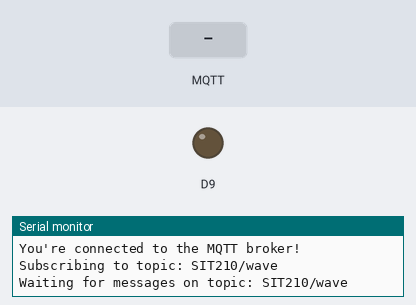
The sketch below on a simulated Arduino MKR. Shown: output pins drawn as LEDs (lit = HIGH), the last lines printed to the serial monitor. Dashed ring = blinking. The inputs (shaded band) are chosen by the test bench. WiFi joins after 1.5 s; servers stay silent unless stated; no MQTT or app messages arrive unless stated; not simulated (calls return 0 or success): arduino_secrets.h.

Above: at 2.7 s.
2.8 s: MQTT message "1" arrives on the first subscribed topic
At 2.9 s:
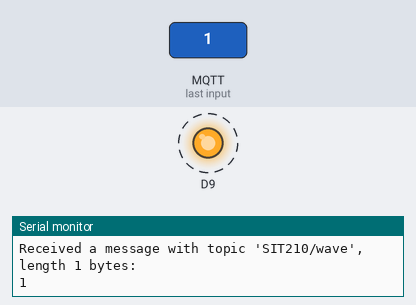
5.8 s: MQTT message "on" arrives on the first subscribed topic
At 7.6 s:
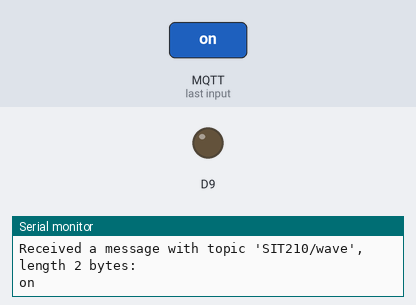
8.8 s: MQTT message "off" arrives on the first subscribed topic
At 8.9 s:
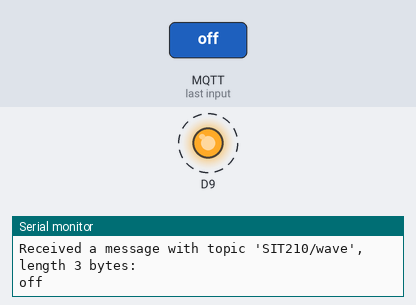
Timing chart, 0 to 11.8 s (numbered marks = the images above; inputs shaded):
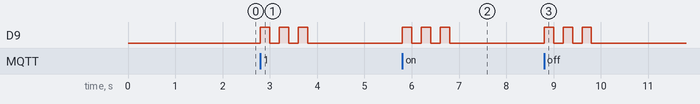

The sketch:

MQTT_receiver.ino
```cpp
/*
 * Task - To receive the wave detected by the sensor
 * By - Sahil Guglani
 */


#include <ArduinoMqttClient.h>
#if defined(ARDUINO_SAMD_MKRWIFI1010) || defined(ARDUINO_SAMD_NANO_33_IOT) || defined(ARDUINO_AVR_UNO_WIFI_REV2)
  #include <WiFiNINA.h>
#elif defined(ARDUINO_SAMD_MKR1000)
  #include <WiFi101.h>
#elif defined(ARDUINO_ARCH_ESP8266)
  #include <ESP8266WiFi.h>
#elif defined(ARDUINO_ARCH_ESP32)
  #include <WiFi.h>
#endif

#include "arduino_secrets.h"
//sensitive data or wifi credentials
char ssid[] = "iphone";    // your network SSID (name)
char pass[] = "asdfghjkl";    // your network password (use for WPA, or use as key for WEP)

/*
To connect with SSL/TLS:
1) Change WiFiClient to WiFiSSLClient.
2) Change port value from 1883 to 8883.
3) Change broker value to a server with a known SSL/TLS root certificate flashed in the WiFi module.
*/

WiFiClient wifiClient;
MqttClient mqttClient(wifiClient);

const char broker[] = "broker.mqttdashboard.com";
int        port     = 1883;
const char topic[]  = "SIT210/wave";

void setup() {
  //Initialize serial and wait for port to open:
  pinMode(9, OUTPUT);
  Serial.begin(9600);
  while (!Serial) {
    ; // wait for serial port to connect. Needed for native USB port only
  }


  // attempt to connect to WiFi network:
  Serial.print("Attempting to connect to WPA SSID: ");
  Serial.println(ssid);
  while (WiFi.begin(ssid, pass) != WL_CONNECTED) {
    // failed, retry
    Serial.print(".");
    delay(5000);
  }

  Serial.println("You're connected to the network");
  Serial.println();

  // You can provide a username and password for authentication
  // mqttClient.setUsernamePassword("username", "password");

  Serial.print("Attempting to connect to the MQTT broker: ");
  Serial.println(broker);

  if (!mqttClient.connect(broker, port)) {
    Serial.print("MQTT connection failed! Error code = ");
    Serial.println(mqttClient.connectError());

    while (1);
  }

  Serial.println("You're connected to the MQTT broker!");
  Serial.println();

  Serial.print("Subscribing to topic: ");
  Serial.println(topic);
  Serial.println();

  // subscribe to a topic
  mqttClient.subscribe(topic);

  // topics can be unsubscribed using:
  // mqttClient.unsubscribe(topic);

  Serial.print("Waiting for messages on topic: ");
  Serial.println(topic);
  Serial.println();
}

void loop() {
  int messageSize = mqttClient.parseMessage();
  if (messageSize) {
    // we received a message, print out the topic and contents
    Serial.print("Received a message with topic '");
    Serial.print(mqttClient.messageTopic());
    Serial.print("', length ");
    Serial.print(messageSize);
    Serial.println(" bytes:");

    // use the Stream interface to print the contents
    while (mqttClient.available()) {
      Serial.print((char)mqttClient.read());
    }
    int count = 0;
      while(count < 3) {
      digitalWrite(9, HIGH);   // turn the LED on (HIGH is the voltage level)
      delay(200);              // wait for 200 milliseconds
      digitalWrite(9, LOW);    // turn the LED off by making the voltage LOW
      delay(200);              // wait for 200 milliseconds
      count++;
      }
    Serial.println();

    Serial.println();
  }
}
```

Measured:
- after the input at 2.8 s, D9: alternates HIGH for 0.20 s and LOW for 0.20 s, 6 changes in all, then stays LOW, starting at once
- after the input at 5.8 s, D9: alternates HIGH for 0.20 s and LOW for 0.20 s, 6 changes in all, then stays LOW, starting at once
- after the input at 8.8 s, D9: alternates HIGH for 0.20 s and LOW for 0.20 s, 6 changes in all, then stays LOW, starting at once
